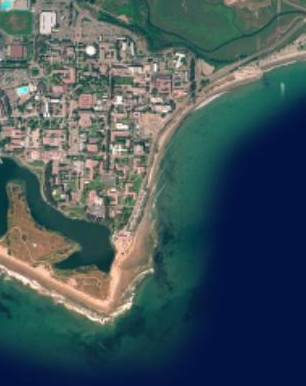
#> input picture DataFiles_and_Notebooks/10_scikit-image/breakout/register/webreg_0.jpg, 306 x 386 px
$ jupyter execute --allow-errors 'image registration.ipynb'   (shell and % lines are left out)
#> lines starting #> are read from the running program, lines starting #| are printed output that depends on the picture
[cell 1]

import matplotlib.pyplot as plt
import numpy as np
import skimage as ski

[cell 2]
img0 = ski.io.imread('webreg_0.jpg')
#> img0 is the input picture: shape (386, 306, 3); mean R, G, B 68.6, 86.3, 90.8
img1 = ski.io.imread('webreg_1.jpg')
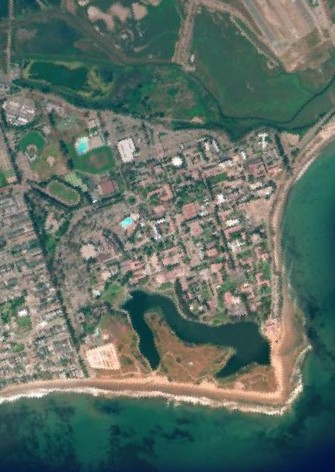
#> input picture DataFiles_and_Notebooks/10_scikit-image/breakout/register/webreg_1.jpg, 335 x 472 px
#> img1 is the input picture: shape (472, 335, 3); mean R, G, B 93.9, 110, 100.6

[cell 3]
fig, (ax0, ax1) = plt.subplots(1, 2,
                             figsize=(9, 5))
ax0.imshow(img0)
ax1.imshow(img1)
fig.suptitle('Click 4 matching coordinates; first left image, then right')

coords = []

def onclick(event):
    coords.append((event.xdata, event.ydata))

    pcoords = np.array(coords)

    ax0.plot(pcoords[::2, 0], pcoords[::2, 1], 'rx')
    ax1.plot(pcoords[1::2, 0], pcoords[1::2, 1], 'wx')

callback = fig.canvas.mpl_connect('button_press_event', onclick)
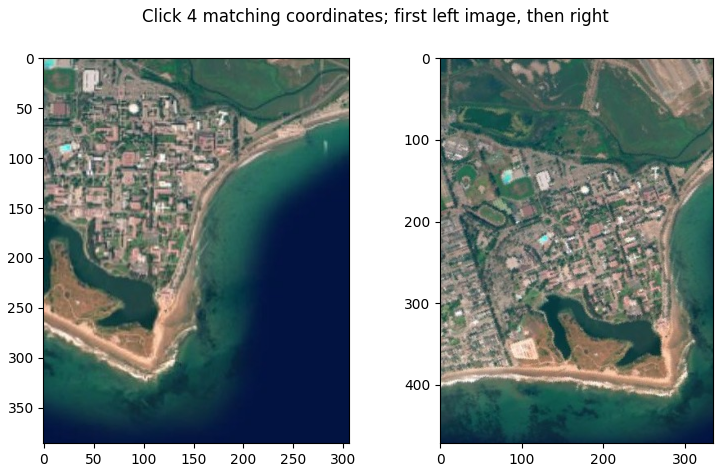
#> figure drawn by matplotlib, 2 panels

[cell 4]
coords = np.array(coords)
source = coords[::2]
target = coords[1::2]

#> (a cell that did not finish here is left out)

Our goal now is to warp the second image and to blend it with the first.

To better display the result (i.e. so pieces of the warped image don't get cropped), we will position both images on a 600x600 canvas.

We use a translation transform to position the images on the canvas.

[cell 6]
offset = ski.transform.AffineTransform(translation=(-200, -170))

img0_warped = ski.transform.warp(img0, inverse_map=offset,
                                 output_shape=(600, 600))
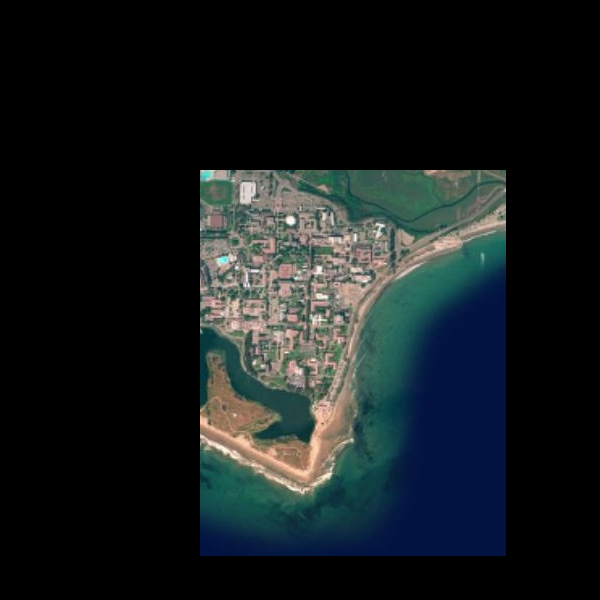
#> img0_warped: shape (600, 600, 3) float64; mean R, G, B 0.0883, 0.111, 0.117

#> (the rest of this cell did not finish here and is left out)
